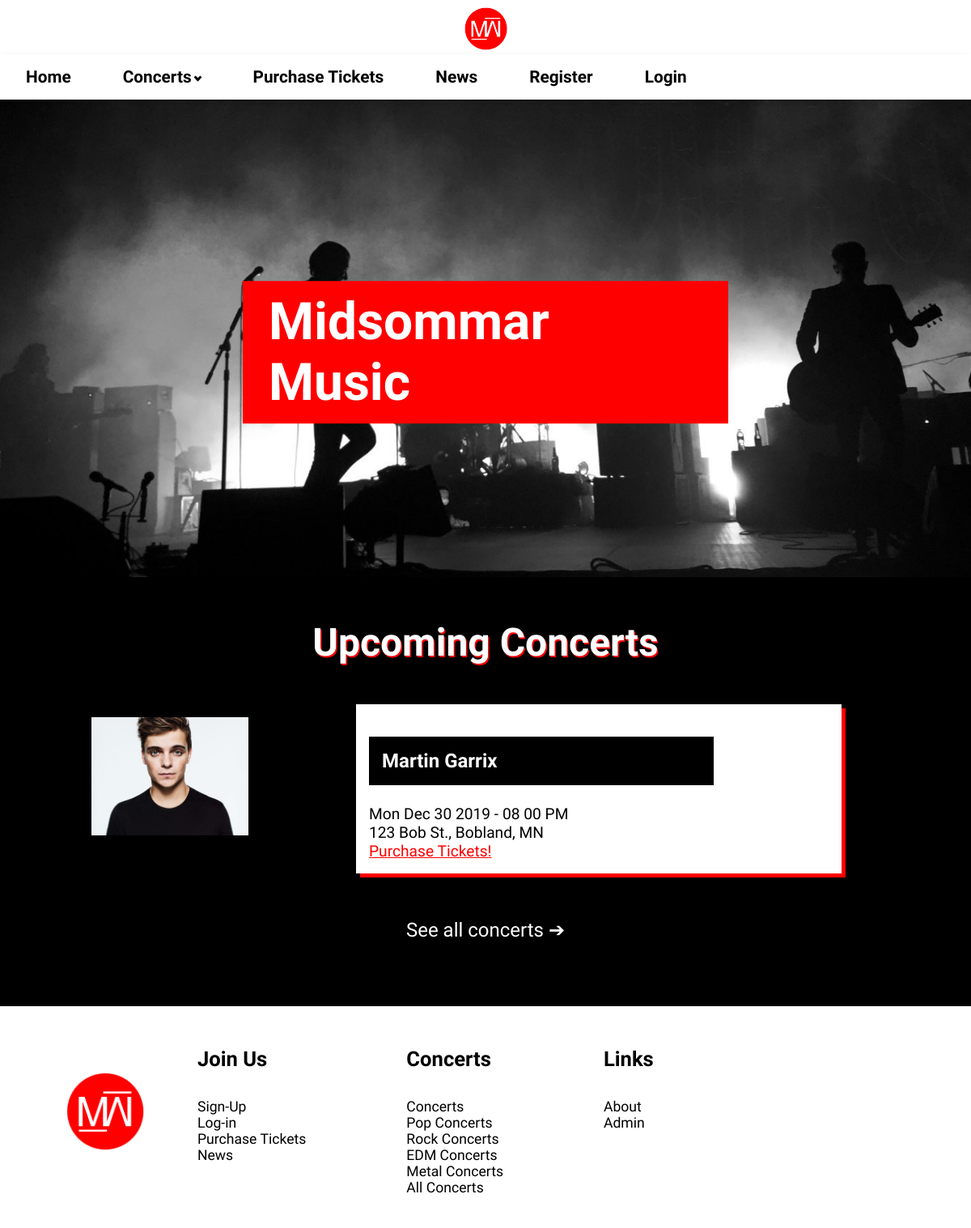
The page / on the database its author committed.
### tables this page shows
create table concerts
(concertID int(11) unsigned not null auto_increment,
Artist varchar(25) not null,
Street varchar(25) not null,
City varchar(25) not null,
State char(2) not null default 'MN',
Date date not null,
Time time not null default '18:00:00',
primary key (concertID),
constraint FK_artist foreign key (Artist)
  references artists(Artist_name)
  ON DELETE CASCADE
);

create table artists
(artistID int(11) unsigned not null auto_increment,
Artist_name varchar(25) not null unique,
Genre char(5) not null,
Image varchar(45),
primary key (artistID)
);

### index.php (the view, shortened to what this page needs)
<?php
include('loginfunctions.php');
?>
<!DOCTYPE html>
<html lang="en">
<head>
<link rel="stylesheet" href="css/generalstylesheet.css">
<link rel="stylesheet" href="css/homepage.css">
<link rel="stylesheet" href="css/displayconcerts.css">
</head>
<body>
  <div class="header centered">
    <img src="images/header.jfif">
    <h1>Midsommar Music</h1>
  </div>
  <h2>Upcoming Concerts</h2>
  <?php
  require_once "config.php";
  $upcomingConcertsQuery = "SELECT Artist, artists.Image, Street, City, State,
  DATE_FORMAT(Date, '%a %b %e %Y') Date, TIME_FORMAT(Time, '%h %i %p') Time
  FROM concerts
  INNER JOIN artists ON artists.Artist_name = concerts.Artist
  WHERE Date BETWEEN CURDATE() AND DATE_ADD(NOW(), INTERVAL 7 DAY) ORDER BY DATE(Date) ASC, Time ASC";
  $upcomingConcerts= mysqli_query($link, $upcomingConcertsQuery);
  while ($row = mysqli_fetch_array($upcomingConcerts)) {
    echo "<div class=\"row\">";
    echo "<div class=\"column left\">";
    echo "<img src='". $row['Image']."'width='300'>"."<br />";
    echo "</div>";
    echo "<div class=\"column right\">";
    echo "<h3>".$row['Artist']."<br />"."</h3>";
    echo $row['Date']." - ".$row['Time']."<br />";
    echo $row['Street'].", ".$row['City'].", ".$row['State']."<br />";
    echo "<a href=\"Purchase.php\">Purchase Tickets!</a>";
    echo "</div>";
    echo "</div>";
  }
   ?>
   <div class="see-all">
     <a href="all.php">See all concerts ➔</a>
   </div>
</body>
</html>

### css/generalstylesheet.css (style rules this page uses)
body { font-family: 'Staatliches', sans-serif; margin: 0; padding: 0; width: 100%; height: 100%; }
header { padding-top: .5rem; background-color: white; text-align: center; }
h4 { font-size: 1.6rem; }
footer { background-color: white; width: 100%; color: black; margin-top: 5rem; padding-bottom: 1.5rem; position: absolute; }
footer img { margin-top: 5rem; margin-left: 5rem; }
footer ul { display: inline-block; vertical-align: top; text-align: left; padding-left: 5%; padding-right: 5%; }
footer li { list-style-type: none; }
footer li a { color: black; text-decoration: none; font-size: 1.1rem; }

### css/homepage.css (style rules this page uses)
body { background-color: black; }
.see-all { text-align: center; margin-top: 1rem; }
.see-all a { text-decoration: none; font-size: 1.5rem; color: white; }
footer { margin-top: 5rem; }
.header img { width: 100%; }
.header { position: relative; z-index: -1; }
.centered h1 { position: absolute; top: 50%; left: 50%; transform: translate(-50%, -50%); color: white; font-size: 4rem; background-color: red; padding: .8rem; padding-left: 2rem; padding-right: 2rem; }
h2 { color: white; text-align: center; margin: 0; padding: 3rem; font-size: 3rem; text-shadow: 1.5px 1.5px red; }
* { box-sizing: border-box; }
.row:after { content: ""; display: table; clear: both; }
div img { width: 50%; }
div .column { padding: 1rem; float: left; width: 33.33%; }
div .left { width: 35%; text-align: center; }
div .right { width: 50%; background-color: white; box-shadow: 5px 5px red; float: right; margin-right: 10rem; color: black; }
.row { padding-bottom: 1rem; }

### css/displayconcerts.css (style rules this page uses)
* { box-sizing: border-box; }
.row:after { content: ""; display: table; clear: both; }
h3 { font-size: 1.7rem; background-color: black; color: white; padding: 1rem; margin-right: 25%; }
.row { padding-bottom: 2.5rem; }
.row a { color: red; }
div img { width: 50%; }
div .column { padding: 1rem; float: left; width: 33.33%; }
div .left { width: 35%; text-align: center; }
div .right { width: 50%; background-color: white; box-shadow: 5px 5px red; float: right; margin-right: 10rem; color: black; font-size: 1.3rem; }
footer { margin-top: 5rem; }
@media only screen and (max-width: 1368px) { h1 { font-size: 2.1rem; } }
@media only screen and (max-width: 1368px) { h3 { font-size: 1.5rem; } }
@media only screen and (max-width: 1368px) { div .right { font-size: 1.2rem; } }

### rows shown on the page
concerts: artists.Image (picture), Artist "Martin Garrix", Date "Mon Dec 30 2019", Time "08 00 PM", Street "123 Bob St.", City "Bobland", State "MN"
